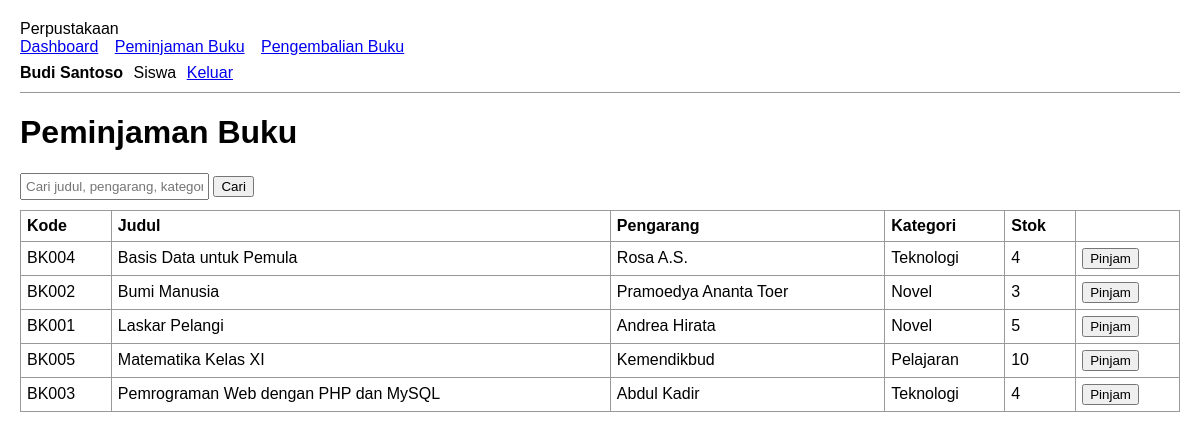
Page /siswa/peminjaman.php (signed in) on the committed database.
### tables this page shows
CREATE TABLE buku (
  id INT AUTO_INCREMENT PRIMARY KEY,
  kode_buku VARCHAR(20) NOT NULL UNIQUE,
  judul VARCHAR(150) NOT NULL,
  pengarang VARCHAR(100) NOT NULL,
  penerbit VARCHAR(100) DEFAULT NULL,
  tahun YEAR DEFAULT NULL,
  kategori VARCHAR(50) DEFAULT NULL,
  stok INT NOT NULL DEFAULT 0
);

### config.php (called while the page is built, shortened)
<?php
function e($s) { return htmlspecialchars((string)$s, ENT_QUOTES, 'UTF-8'); }

### siswa/peminjaman.php (the view, shortened to what this page needs)
<?php
require '../config.php';
$q = trim($_GET['q'] ?? '');
$st = $pdo->prepare('SELECT * FROM buku WHERE judul LIKE :q OR pengarang LIKE :q OR kategori LIKE :q OR kode_buku LIKE :q ORDER BY judul');
$st->execute([':q' => "%$q%"]);
$rows = $st->fetchAll();
$judul = 'Peminjaman Buku'; $menu_aktif = 'peminjaman';
require '../includes/header.php';
?>
<form class="search" method="get">
  <input name="q" placeholder="Cari judul, pengarang, kategori" value="<?= e($q) ?>">
  <button type="submit">Cari</button>
</form>
<div class="tablewrap"><table>
  <tr><th>Kode</th><th>Judul</th><th>Pengarang</th><th>Kategori</th><th>Stok</th><th></th></tr>
  <?php foreach ($rows as $r): ?>
  <tr>
    <td><?= e($r['kode_buku']) ?></td><td><?= e($r['judul']) ?></td><td><?= e($r['pengarang']) ?></td><td><?= e($r['kategori']) ?></td><td><?= $r['stok'] ?></td>
    <td><?php if ($r['stok'] > 0): ?>
      <form class="inline" method="post"><input type="hidden" name="buku_id" value="<?= $r['id'] ?>"><button class="sm">Pinjam</button></form>
    <?php else: ?><span class="badge telat">Habis</span><?php endif; ?></td>
  </tr>
  <?php endforeach; if (!$rows): ?><tr><td colspan="6" class="empty">Tidak ada buku yang cocok<?= $q ? ' dengan pencarian "' . e($q) . '"' : '' ?>. Coba kata kunci lain.</td></tr><?php endif; ?>
</table></div>
<?php require '../includes/footer.php'; ?>

### includes/header.php (shortened to what this page needs)
<?php
$u = $_SESSION['user'] ?? null;
$role = $u['role'] ?? null;
$nav = [];
if ($role === 'admin') {
    $nav = ['dashboard' => ['Dashboard', '/admin/dashboard.php'], 'buku' => ['Data Buku', '/admin/buku.php'],
            'anggota' => ['Anggota', '/admin/anggota.php'], 'transaksi' => ['Transaksi', '/admin/transaksi.php']];
} elseif ($role === 'siswa') {
    $nav = ['dashboard' => ['Dashboard', '/siswa/dashboard.php'], 'peminjaman' => ['Peminjaman Buku', '/siswa/peminjaman.php'],
            'pengembalian' => ['Pengembalian Buku', '/siswa/pengembalian.php']];
}
?><!DOCTYPE html>
<html lang="id">
<head>
<link rel="stylesheet" href="<?= BASE_URL ?>/assets/style.css">
</head>
<body>
<?php if ($u): ?>
<div class="layout">
  <aside class="side">
    <div class="brand">Perpustakaan<small>Sekolah Digital</small></div>
    <nav>
      <?php foreach ($nav as $k => [$label, $url]): ?>
        <a href="<?= BASE_URL . $url ?>" class="<?= ($menu_aktif ?? '') === $k ? 'on' : '' ?>"><?= e($label) ?></a>
      <?php endforeach; ?>
    </nav>
    <div class="who">
      <b><?= e($u['nama']) ?></b>
      <span><?= $role === 'admin' ? 'Admin' : 'Siswa' ?></span>
      <a href="<?= BASE_URL ?>/logout.php">Keluar</a>
    </div>
  </aside>
  <main class="main">
    <h1><?= e($judul ?? '') ?></h1>
<?php endif; ?>

### includes/footer.php
<?php if (!empty($_SESSION['user'])): ?>
  </main>
</div>
<?php endif; ?>
</body>
</html>

### assets/style.css (style rules this page uses)
body { font-family:Arial,sans-serif;margin:20px }
.layout { display:block }
.side { border-bottom:1px solid #999;padding-bottom:10px;margin-bottom:15px }
.side nav a { margin-right:12px }
.who { margin-top:8px }
.who b,.who span { margin-right:6px }
table { border-collapse:collapse;width:100% }
th,td { border:1px solid #999;padding:6px;text-align:left }
.tablewrap { overflow-x:auto }
form.inline { display:inline }
input,select { padding:4px }
.search { margin-bottom:10px }

### rows in the picture
buku: kode_buku "BK004", judul "Basis Data untuk Pemula", pengarang "Rosa A.S.", kategori "Teknologi", stok "4"
buku: kode_buku "BK002", judul "Bumi Manusia", pengarang "Pramoedya Ananta Toer", kategori "Novel", stok "3"
buku: kode_buku "BK001", judul "Laskar Pelangi", pengarang "Andrea Hirata", kategori "Novel", stok "5"
buku: kode_buku "BK005", judul "Matematika Kelas XI", pengarang "Kemendikbud", kategori "Pelajaran", stok "10"
buku: kode_buku "BK003", judul "Pemrograman Web dengan PHP dan MySQL", pengarang "Abdul Kadir", kategori "Teknologi", stok "4"

### other values in the picture
$label "Dashboard"
$label "Peminjaman Buku"
$label "Pengembalian Buku"
$u['nama'] "Budi Santoso"
$judul "Peminjaman Buku"
